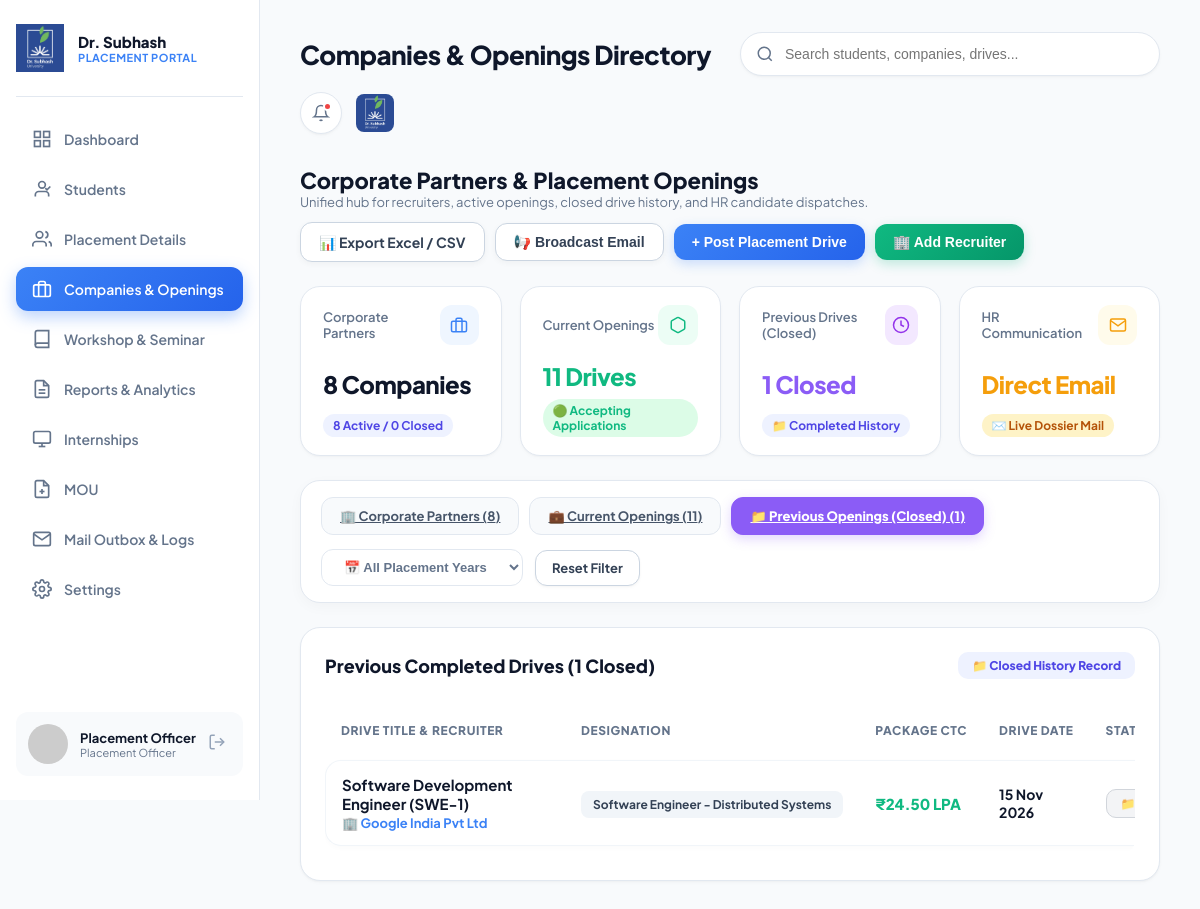
Screenshot of /admin/companies.php?tab=closed_drives&year=0 (signed in) with the database file from the repository.
### tables this page shows
CREATE TABLE `drives` (
  `id` int(11) NOT NULL AUTO_INCREMENT,
  `company_id` int(11) NOT NULL,
  `title` varchar(200) NOT NULL,
  `designation` varchar(150) NOT NULL,
  `package_ctc` varchar(50) NOT NULL,
  `location` varchar(100) DEFAULT 'Pan India / Remote',
  `min_cpi` decimal(4,2) DEFAULT 6.50,
  `allowed_branches` varchar(255) DEFAULT 'CSE, IT, ECE, MECH, CIVIL',
  `max_backlogs` int(11) DEFAULT 0,
  `drive_date` date NOT NULL,
  `deadline` date NOT NULL,
  `deadline_time` varchar(20) DEFAULT '18:00',
  `description` text DEFAULT NULL,
  `status` enum('Upcoming','Active','Completed','Cancelled') DEFAULT 'Active',
  `created_at` timestamp NOT NULL DEFAULT current_timestamp(),
  `allowed_semesters` varchar(100) DEFAULT '5,6,7,8',
  `package_numeric` decimal(10,2) DEFAULT 0.00,
  PRIMARY KEY (`id`),
  KEY `company_id` (`company_id`),
  CONSTRAINT `drives_ibfk_1` FOREIGN KEY (`company_id`) REFERENCES `companies` (`id`) ON DELETE CASCADE
);

CREATE TABLE `companies` (
  `id` int(11) NOT NULL AUTO_INCREMENT,
  `company_name` varchar(150) NOT NULL,
  `hr_name` varchar(100) DEFAULT NULL,
  `hr_email` varchar(100) DEFAULT NULL,
  `industry` varchar(100) DEFAULT 'IT & Software',
  `website` varchar(150) DEFAULT NULL,
  `phone` varchar(20) DEFAULT NULL,
  `logo` varchar(255) DEFAULT 'default_company.png',
  `is_closed` tinyint(1) DEFAULT 0,
  `created_at` timestamp NOT NULL DEFAULT current_timestamp(),
  PRIMARY KEY (`id`),
  UNIQUE KEY `company_name` (`company_name`)
);

### config/db.php (called while the page is built, shortened)
<?php
function sanitize($data) {
    return htmlspecialchars(trim($data), ENT_QUOTES, 'UTF-8');
}
?>

### admin/companies.php (the view, shortened to what this page needs)
<?php
require_once __DIR__ . '/../config/db.php';
$pdo = getDBConnection();
$activeTab = isset($_GET['tab']) ? sanitize($_GET['tab']) : 'companies';
$companyStatusFilter = isset($_GET['status']) ? sanitize($_GET['status']) : '';
$yearFilter = isset($_GET['year']) ? intval($_GET['year']) : 0;
$queryComp = "SELECT c.*, COUNT(d.id) as drive_count FROM companies c LEFT JOIN drives d ON c.id = d.company_id WHERE 1=1";
$queryComp .= " GROUP BY c.id ORDER BY c.id DESC";
$companies = $pdo->query($queryComp)->fetchAll();
$queryActiveDr = "SELECT d.*, c.company_name, c.logo FROM drives d JOIN companies c ON d.company_id = c.id WHERE (d.status = 'Active' OR d.status = 'Upcoming')";
$queryActiveDr .= " ORDER BY d.id DESC";
$allActiveDrives = $pdo->query($queryActiveDr)->fetchAll();
$queryClosedDr = "SELECT d.*, c.company_name, c.logo FROM drives d JOIN companies c ON d.company_id = c.id WHERE (d.status = 'Completed' OR d.status = 'Cancelled')";
$queryClosedDr .= " ORDER BY d.id DESC";
$allClosedDrives = $pdo->query($queryClosedDr)->fetchAll();
$totalCompaniesCount = count($companies);
$activeCompaniesCount = $pdo->query("SELECT COUNT(*) FROM companies WHERE is_closed = 0")->fetchColumn();
$closedCompaniesCount = $pdo->query("SELECT COUNT(*) FROM companies WHERE is_closed = 1")->fetchColumn();
$activeDrivesCount = count($allActiveDrives);
$closedDrivesCount = count($allClosedDrives);
include __DIR__ . '/../includes/header.php';
?>
<div class="card-header-flex" style="margin-bottom: 24px;">
    <div>
        <h3 style="font-size: 22px; font-weight: 800; color: #0F172A;">Corporate Partners & Placement Openings</h3>
        <p style="font-size: 13px; color: var(--text-muted);">Unified hub for recruiters, active openings, closed drive history, and HR candidate dispatches.</p>
    </div>
    <div style="display: flex; gap: 10px; align-items: center; flex-wrap: wrap;">
        <a href="companies.php?export_csv=1&tab=<?= htmlspecialchars($activeTab); ?>&year=<?= $yearFilter; ?>&status=<?= urlencode($companyStatusFilter); ?>" class="btn-secondary" style="display: inline-flex; align-items: center; gap: 8px; border-radius: 12px; padding: 10px 18px; font-weight: 700; box-shadow: 0 2px 6px rgba(0,0,0,0.04);">
            📊 Export Excel / CSV
        </a>
        <button class="btn-secondary" onclick="openModal('broadcastModal')" style="border-radius: 12px; padding: 10px 18px; font-weight: 700; box-shadow: 0 2px 6px rgba(0,0,0,0.04);">
            📢 Broadcast Email
        </button>
        <button class="btn-primary" onclick="openModal('createDriveModal')" style="border-radius: 12px; padding: 10px 18px; font-weight: 800; box-shadow: 0 4px 12px rgba(59, 130, 246, 0.25);">
            + Post Placement Drive
        </button>
        <button class="btn-primary" onclick="openModal('addCompanyModal')" style="background: linear-gradient(135deg, #10B981 0%, #059669 100%); border: none; border-radius: 12px; padding: 10px 18px; font-weight: 800; box-shadow: 0 4px 12px rgba(16, 185, 129, 0.25);">
            🏢 Add Recruiter
        </button>
    </div>
</div>
<div class="kpi-grid" style="grid-template-columns: repeat(4, 1fr); margin-bottom: 24px;">
    <div class="kpi-card" style="padding: 18px 22px;">
        <div class="kpi-top">
            <span class="kpi-title">Corporate Partners</span>
            <div class="kpi-icon blue"><svg width="18" height="18" viewBox="0 0 24 24" fill="none" stroke="currentColor" stroke-width="2"><rect x="2" y="7" width="20" height="14" rx="2" ry="2"/><path d="M16 21V5a2 2 0 0 0-2-2h-4a2 2 0 0 0-2 2v16"/></svg></div>
        </div>
        <div class="kpi-value" style="font-size: 24px;"><?= number_format($totalCompaniesCount); ?> Companies</div>
        <span class="kpi-badge info"><?= $activeCompaniesCount; ?> Active / <?= $closedCompaniesCount; ?> Closed</span>
    </div>
    <div class="kpi-card" style="padding: 18px 22px;">
        <div class="kpi-top">
            <span class="kpi-title">Current Openings</span>
            <div class="kpi-icon green"><svg width="18" height="18" viewBox="0 0 24 24" fill="none" stroke="currentColor" stroke-width="2"><path d="M21 16V8a2 2 0 0 0-1-1.73l-7-4a2 2 0 0 0-2 0l-7 4A2 2 0 0 0 3 8v8a2 2 0 0 0 1 1.73l7 4a2 2 0 0 0 2 0l7-4A2 2 0 0 0 21 16z"/></svg></div>
        </div>
        <div class="kpi-value" style="font-size: 24px; color: #10B981;"><?= number_format($activeDrivesCount); ?> Drives</div>
        <span class="kpi-badge up">🟢 Accepting Applications</span>
    </div>
    <div class="kpi-card" style="padding: 18px 22px;">
        <div class="kpi-top">
            <span class="kpi-title">Previous Drives (Closed)</span>
            <div class="kpi-icon purple"><svg width="18" height="18" viewBox="0 0 24 24" fill="none" stroke="currentColor" stroke-width="2"><circle cx="12" cy="12" r="10"/><polyline points="12 6 12 12 16 14"/></svg></div>
        </div>
        <div class="kpi-value" style="font-size: 24px; color: #8B5CF6;"><?= number_format($closedDrivesCount); ?> Closed</div>
        <span class="kpi-badge info">📁 Completed History</span>
    </div>
    <div class="kpi-card" style="padding: 18px 22px;">
        <div class="kpi-top">
            <span class="kpi-title">HR Communication</span>
            <div class="kpi-icon orange"><svg width="18" height="18" viewBox="0 0 24 24" fill="none" stroke="currentColor" stroke-width="2"><path d="M4 4h16c1.1 0 2 .9 2 2v12c0 1.1-.9 2-2 2H4c-1.1 0-2-.9-2-2V6c0-1.1.9-2 2-2z"/><polyline points="22,6 12,13 2,6"/></svg></div>
        </div>
        <div class="kpi-value" style="font-size: 24px; color: #F59E0B;">Direct Email</div>
        <span class="kpi-badge info" style="background:#FEF3C7; color:#B45309;">✉️ Live Dossier Mail</span>
    </div>
</div>
<div class="table-card" style="padding: 16px 20px; margin-bottom: 24px; display: flex; justify-content: space-between; align-items: center; flex-wrap: wrap; gap: 14px; background: white; border-radius: 20px; border: 1px solid var(--border-color); box-shadow: 0 4px 14px rgba(0,0,0,0.03);">
    <div style="display: flex; gap: 10px; flex-wrap: wrap; align-items: center;">
        <a href="companies.php?tab=companies&year=<?= $yearFilter; ?>" class="select-pill" style="border-radius: 12px; padding: 10px 18px; <?= ($activeTab==='companies')?'background:#3B82F6; color:white; border-color:#3B82F6; font-weight:800; box-shadow: 0 4px 12px rgba(59,130,246,0.25);':'background:#F8FAFC; color:#475569; font-weight:700;'; ?>">
            🏢 Corporate Partners (<?= $totalCompaniesCount; ?>)
        </a>
        <a href="companies.php?tab=active_drives&year=<?= $yearFilter; ?>" class="select-pill" style="border-radius: 12px; padding: 10px 18px; <?= ($activeTab==='active_drives')?'background:#10B981; color:white; border-color:#10B981; font-weight:800; box-shadow: 0 4px 12px rgba(16,185,129,0.25);':'background:#F8FAFC; color:#475569; font-weight:700;'; ?>">
            💼 Current Openings (<?= $activeDrivesCount; ?>)
        </a>
        <a href="companies.php?tab=closed_drives&year=<?= $yearFilter; ?>" class="select-pill" style="border-radius: 12px; padding: 10px 18px; <?= ($activeTab==='closed_drives')?'background:#8B5CF6; color:white; border-color:#8B5CF6; font-weight:800; box-shadow: 0 4px 12px rgba(139,92,246,0.25);':'background:#F8FAFC; color:#475569; font-weight:700;'; ?>">
            📁 Previous Openings (Closed) (<?= $closedDrivesCount; ?>)
        </a>
    </div>
    <form method="GET" style="display: flex; gap: 12px; align-items: center; flex-wrap: wrap;">
        <select name="year" class="select-pill" onchange="this.form.submit()" style="padding: 9px 18px; font-weight: 700; border-radius: 12px;">
            <option value="0">📅 All Placement Years</option>
        </select>
        <a href="companies.php?tab=<?= htmlspecialchars($activeTab); ?>" class="btn-secondary" style="padding: 9px 16px; font-size: 13px; border-radius: 12px;">Reset Filter</a>
    </form>
</div>
<?php if ($activeTab === 'closed_drives'): ?>
<div class="table-card" style="padding: 24px; border-radius: 20px;">
    <div style="margin-bottom: 18px; display: flex; justify-content: space-between; align-items: center;">
        <h4 style="font-weight: 800; font-size: 18px; color: #0F172A;">Previous Completed Drives (<?= count($allClosedDrives); ?> Closed)</h4>
        <span class="kpi-badge info" style="padding: 6px 14px; border-radius: 10px; font-weight: 800;">📁 Closed History Record</span>
    </div>
    <div class="table-responsive">
        <table class="custom-table">
            <thead>
                <tr>
                    <th style="min-width: 240px;">Drive Title & Recruiter</th>
                    <th>Designation</th>
                    <th>Package CTC</th>
                    <th>Drive Date</th>
                    <th>Status</th>
                </tr>
            </thead>
            <tbody>
                <?php foreach ($allClosedDrives as $drv):
                ?>
                    <tr style="background: #FFFFFF; border: 1px solid #E2E8F0; border-radius: 16px;">
                        <td style="border-top-left-radius: 16px; border-bottom-left-radius: 16px; padding: 14px 16px;">
                            <strong style="font-size: 15px; color: #0F172A;"><?= htmlspecialchars($drv['title']); ?></strong><br>
                            <span style="font-size: 13px; color: #3B82F6; font-weight: 700;">🏢 <?= htmlspecialchars($drv['company_name']); ?></span>
                        </td>
                        <td style="padding: 14px 16px;"><span class="branch-badge" style="border-radius: 8px; padding: 6px 12px;"><?= htmlspecialchars($drv['designation']); ?></span></td>
                        <td style="padding: 14px 16px;"><strong style="color: #10B981; font-size: 15px; font-weight: 800;"><?= htmlspecialchars($drv['package_ctc']); ?></strong></td>
                        <td style="padding: 14px 16px;"><strong><?= date('d M Y', strtotime($drv['drive_date'])); ?></strong></td>
                        <td style="padding: 14px 16px;"><span class="badge-status detained" style="border-radius: 10px; font-weight: 800;">📁 <?= $drv['status']; ?></span></td>
                    </tr>
                <?php endforeach; ?>
            </tbody>
        </table>
    </div>
</div>
<?php endif; ?>
<?php include __DIR__ . '/../includes/footer.php'; ?>

### rows the page displays
drives: title "Software Development Engineer (SWE-1)", company.company_name "Google India Pvt Ltd", designation "Software Engineer - Distributed Systems", package_ctc "₹24.50 LPA", drive_date "15 Nov 2026"

### other values shown
$userName "Placement Officer"
$headerTitle "Companies & Openings Directory"
$totalCompaniesCount "8"
$activeCompaniesCount "8"
$closedCompaniesCount "0"
$activeDrivesCount "11"
$closedDrivesCount "1"
count($allClosedDrives) "1"
